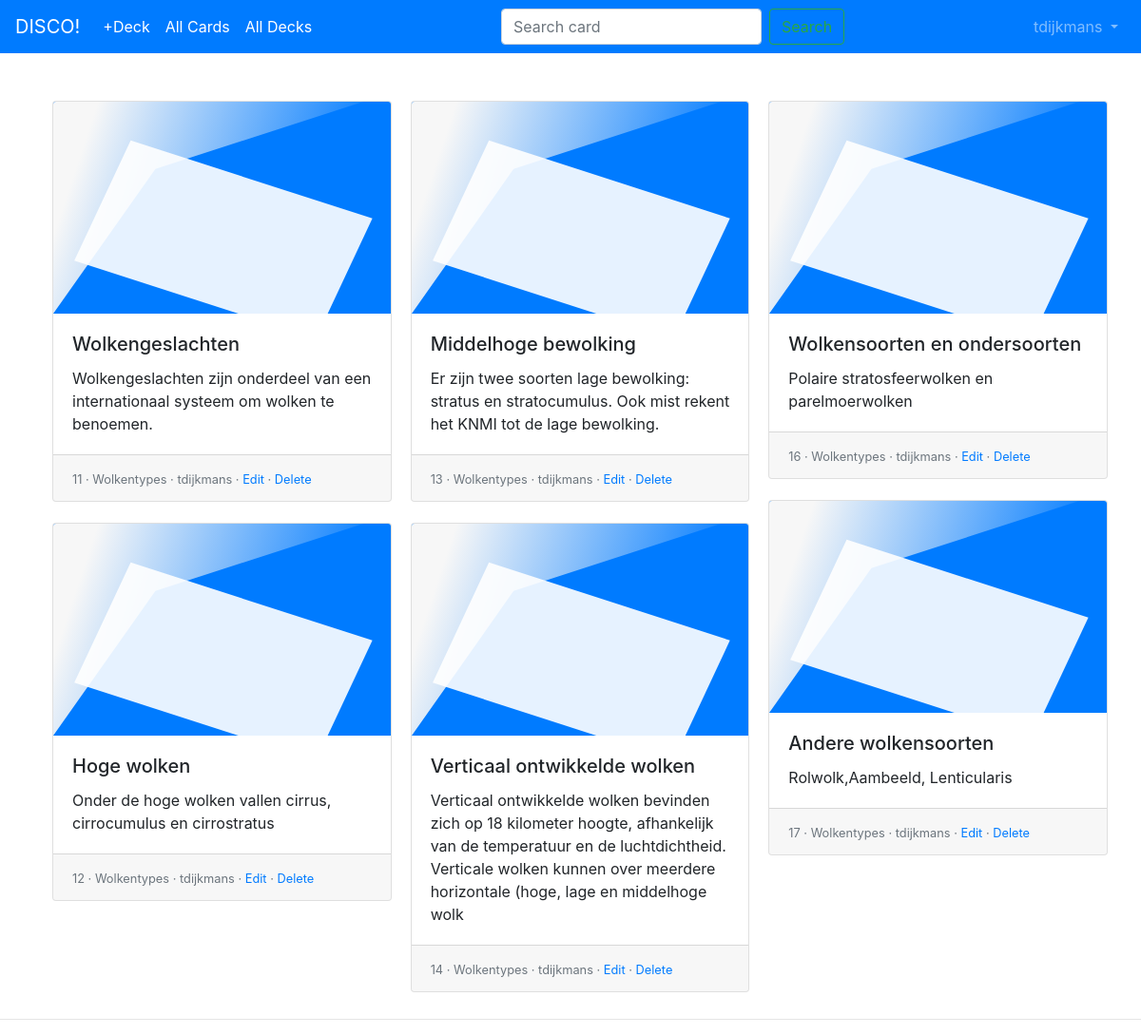
Screenshot of /deck/show/10/ (signed in) with the database file from the repository.
### cardmaker/models.py (models this page shows, shortened)
class Card(models.Model):
    question = models.CharField(max_length=200)
    answer = models.CharField(max_length=200)
    deck = models.ForeignKey(Deck, on_delete=models.CASCADE)

class Deck(models.Model):
    title = models.CharField(max_length=200)
    subject = models.CharField(max_length=200)
    description = models.TextField(max_length=500, blank=True)
    creator = models.ForeignKey(User, on_delete=models.CASCADE)
    def __str__(self):
        return self.title

### cardmaker/views.py (the view)
# urls.py: path('deck/show/<int:deck_id>/', views.show_deck, name="show_deck"),
def show_deck(request, deck_id):
    deck = Deck.objects.get(pk=deck_id)
    c_list = Card.objects.filter(deck_id=deck)
    context = {'list_of_cards' : c_list}
    return render(request, 'show_deck.html', context)

### cardmaker/templates/show_deck.html (shortened to what this page needs)
{% extends "base.html" %}
{% load static %}
{% block content %}
<div class="container">
<div class="card-columns">
  {% for card in list_of_cards %}
  <div class="card">
    <img src="{% static "images/FlashCardImage.svg" %}" class="card-img-top" alt="...">
    <div class="card-body">
      <h5 class="card-title">{{ card.question }}  </h5>
      <p class="card-text">{{card.answer}}</p>
    </div>
    <div class="card-footer">
      <small class="text-muted">
          {{card.id}}
        · {{card.deck}}
        · {{card.deck.creator}}
        · <a href="/card/edit/{{card.id}}">Edit</a>
        · <a href="/card/delete/{{card.id}}/">Delete</a>
      </small>
    </div>
  </div>
{% endfor %}
</div>
</div>
<hr>
{% endblock %}

### templates/base.html (shortened to what this page needs)
<!DOCTYPE html>
{% load static %}
<html lang="en" dir="ltr">
  <head>
      <link rel="stylesheet" href="https://stackpath.bootstrapcdn.com/bootstrap/4.4.1/css/bootstrap.min.css">
      <link rel="stylesheet" type= "text/css" href="{% static 'css/flip_card.css' %}">
  </head>
  <body>
    <nav class="navbar navbar-expand-lg navbar-dark bg-primary">
        <a class="navbar-brand" href="{% url 'all_decks' %}">DISCO!</a>
        <div class="collapse navbar-collapse" id="navbarSupportedContent">
          <ul class="navbar-nav mr-auto">
            <li class="nav-item active">
              <a class="nav-link" href="{% url 'create_deck' %}">+Deck</a>
            </li>
            <li class="nav-item active">
              <a class="nav-link" href="{% url 'all_cards' %}">All Cards</a>
            </li>
            <li class="nav-item active">
              <a class="nav-link" href="{% url 'all_decks' %}">All Decks</a>
            </li>
          </ul>
        <form class="form-inline my-2 my-lg-0">
            <input class="form-control mr-sm-2" type="search" placeholder="Search card" aria-label="Search">
            <button class="btn btn-outline-success my-2 my-sm-0" type="submit">Search</button>
          </form>
        <ul class="navbar-nav ml-auto">
            <li>
              {% if user.is_authenticated %}
                <li class="nav-item dropdown">
                  <a class="nav-link dropdown-toggle" href="#" id="navbarDropdown" role="button" data-toggle="dropdown">
                    {{ user.username }}
                  </a>
                </li>
              {% endif %}
              </li>
          </ul>
        </div>
    </nav>
<br>
  {% block content %}
  {% endblock %}
   </body>
</html>

### static/css/flip_card.css (style rules this page uses)
.card { margin: 10px 10px; }

### rows the page displays
Card: question "Wolkengeslachten", answer "Wolkengeslachten zijn onderdeel van een internationaal systeem om wolken te benoemen.", id "11", deck "Wolkentypes", deck.creator "tdijkmans"
Card: question "Hoge wolken", answer "Onder de hoge wolken vallen cirrus, cirrocumulus en cirrostratus", id "12", deck "Wolkentypes", deck.creator "tdijkmans"
Card: question "Middelhoge bewolking", answer "Er zijn twee soorten lage bewolking: stratus en stratocumulus. Ook mist rekent het KNMI tot de lage bewolking.", id "13", deck "Wolkentypes", deck.creator "tdijkmans"
Card: question "Verticaal ontwikkelde wolken", answer "Verticaal ontwikkelde wolken bevinden zich op 18 kilometer hoogte, afhankelijk van de temperatuur en de luchtdichtheid. Verticale wolken kunnen over meerdere horizontale (hoge, lage en middelhoge wolk", id "14", deck "Wolkentypes", deck.creator "tdijkmans"
Card: question "Wolkensoorten en ondersoorten", answer "Polaire stratosfeerwolken en parelmoerwolken", id "16", deck "Wolkentypes", deck.creator "tdijkmans"
Card: question "Andere wolkensoorten", answer "Rolwolk,Aambeeld, Lenticularis", id "17", deck "Wolkentypes", deck.creator "tdijkmans"

### other values shown
{{ user.username }} "tdijkmans"
